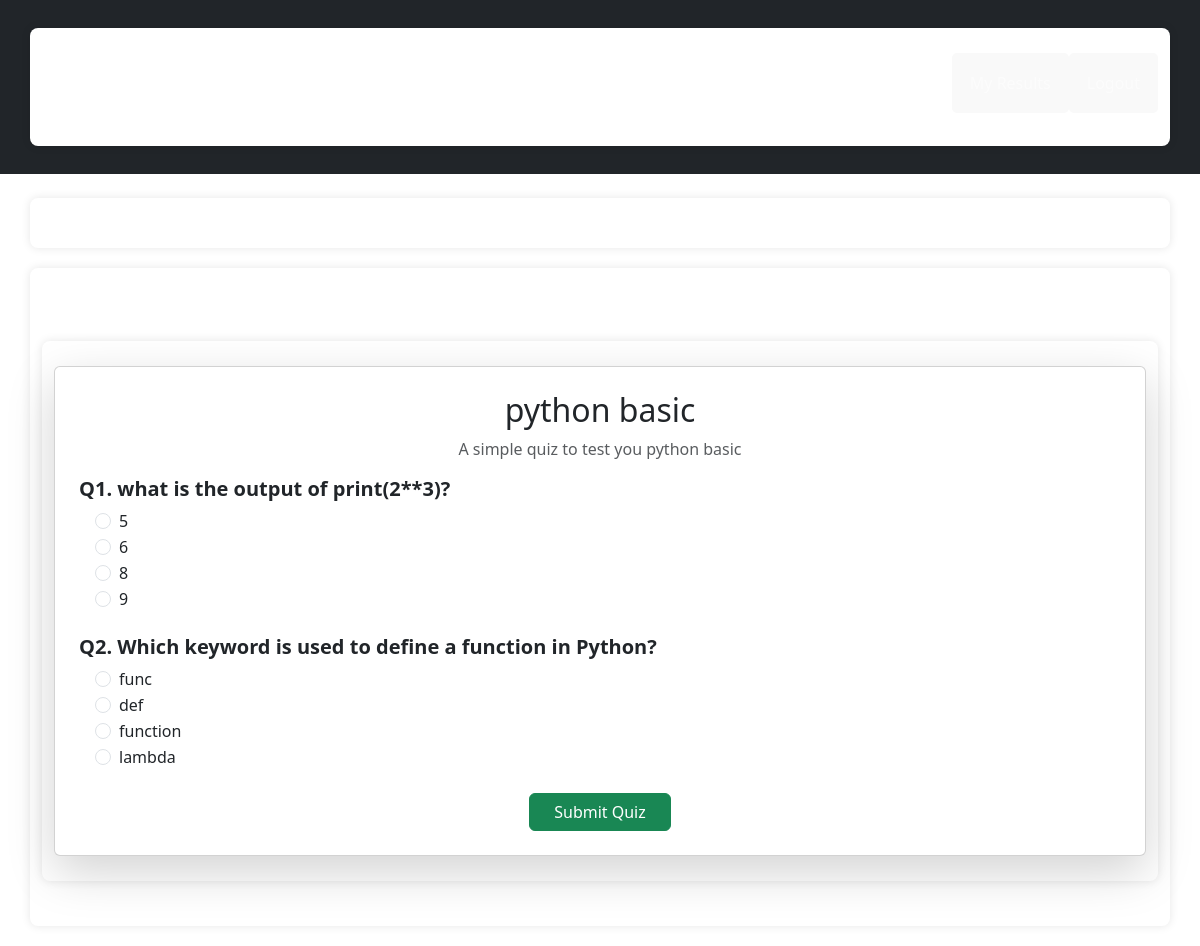
Page /quiz/1 (signed in) on the earlier database version.
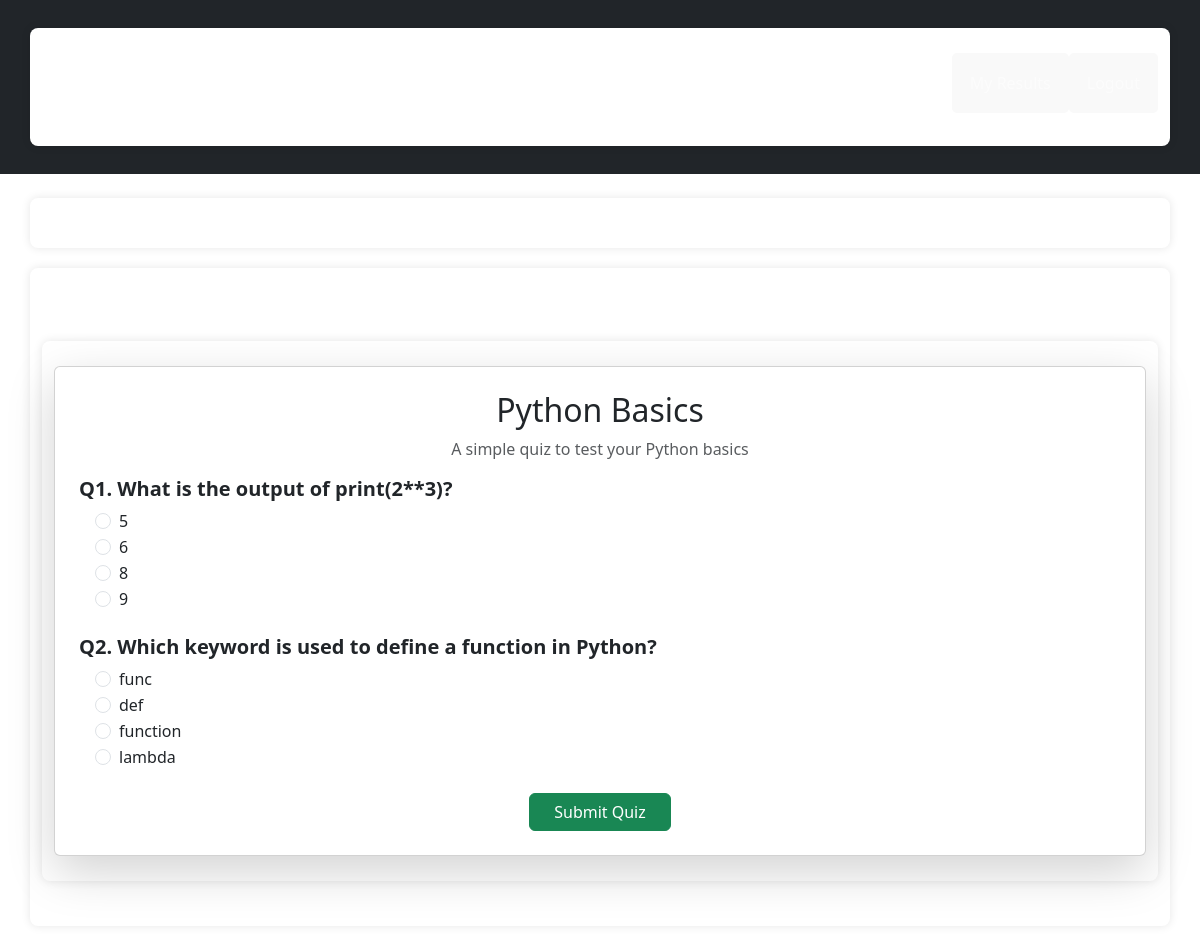
Same page on the later database version.
### tables this page shows
CREATE TABLE Quizzes(
    id INTEGER PRIMARY KEY AUTOINCREMENT,
    title TEXT NOT NULL,
    description TEXT
);

CREATE TABLE Questions(
    id INTEGER PRIMARY KEY AUTOINCREMENT,
    quiz_id INTEGER NOT NULL,
    text TEXT NOT NULL,
    FOREIGN KEY (quiz_id) REFERENCES Quizzes(id)
);

### quiz/routes.py (the view)
@quiz_bp.route('/quiz/<int:quiz_id>')
def quiz_detail(quiz_id):
    if "user" not in session:
        flash("Please log in to attempt quizzes.")
        return redirect(url_for("quiz.login"))
    db = get_db()
    quiz = db.execute("SELECT * FROM Quizzes WHERE id = ?", (quiz_id,)).fetchone()
    if quiz is None:
        return "Quiz not found", 404
    questions = db.execute("SELECT * FROM Questions WHERE quiz_id = ?", (quiz_id,)).fetchall()
    quiz_data = []
    for q in questions:
        options = db.execute("SELECT * FROM Options WHERE question_id = ?", (q["id"],)).fetchall()
        quiz_data.append({"id": q["id"], "text": q["text"], "options": options})
    return render_template("quiz_detail.html", quiz=quiz, questions=quiz_data)

### quiz/models.py (called while the page is built)
def get_db():
    if 'db' not in g:
        g.db=sqlite3.connect(
            current_app.config['DATABASE'],
            detect_types=sqlite3.PARSE_DECLTYPES
        )
        g.db.row_factory=sqlite3.Row
    return g.db

### quiz/templates/quiz_detail.html
{% extends "base.html" %}
{% block content %}
<div class="container mt-5">
    <div class="card shadow-lg p-4">
        <h2 class="text-center">{{ quiz['title'] }}</h2>
        <p class="text-muted text-center">{{ quiz['description'] }}</p>
        {% if session['user'] %}
        <form method="POST" action="{{ url_for('quiz.submit_quiz', quiz_id=quiz['id']) }}">
            {% for q in questions %}
                <div class="mb-4">
                    <h5 class="fw-bold">Q{{ loop.index }}. {{ q['text'] }}</h5>
                    <div class="ms-3">
                        {% for opt in q['options'] %}
                            <div class="form-check">
                                <input class="form-check-input" type="radio"
                                       name="q{{ q['id'] }}" value="{{ opt['id'] }}" id="opt{{ opt['id'] }}">
                                <label class="form-check-label" for="opt{{ opt['id'] }}">
                                    {{ opt['text'] }}
                                </label>
                            </div>
                        {% endfor %}
                    </div>
                </div>
            {% endfor %}
            <div class="text-center">
                <button type="submit" class="btn btn-success px-4">Submit Quiz</button>
            </div>
        </form>
        {% else %}
            <p class="text-center">
                <a href="{{ url_for('quiz.login') }}" class="btn btn-primary">Login</a>
                to take this quiz.
            </p>
        {% endif %}
    </div>
</div>
{% endblock %}

Differences in the rows shown:
changed Quizzes: title "python basic" → "Python Basics"; description "A simple quiz to test you python basic" → "A simple quiz to test your Python basics"
changed Questions: text "what is the output of print(2**3)?" → "What is the output of print(2**3)?"
